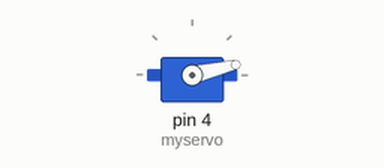
Recording of a program running on a simulated Teensy 3. Shown: servo.

Above: at 0.05 s.
At 1.3 s:
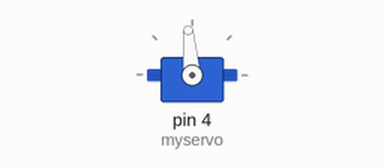
At 2.55 s:
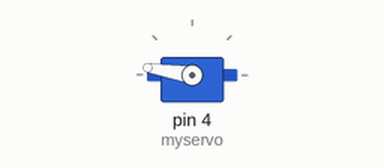
At 5.1 s:
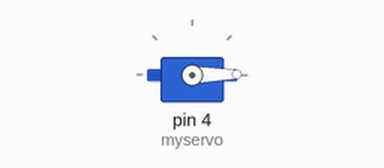
Timing chart, 0 to 6.6 s (numbered marks = the images above):
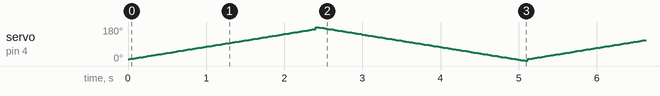

The program:

main.cpp
```cpp
#include <Arduino.h>
#include <Servo.h>

Servo myservo;  // create servo object to control a servo
                // a maximum of eight servo objects can be created

int pos = 0;    // variable to store the servo position


void servoTest();

void imuTest();

void setup() {
  myservo.attach(4);  // attaches the servo on pin 4
  Serial1.begin(9600);
  Serial2.begin(9600);
}

void loop() {
  servoTest();
  imuTest();
}

void servoTest() {
  for(pos = 10; pos < 170; pos += 1)  // goes from 10 degrees to 170 degrees
  {                                  // in steps of 1 degree
    myservo.write(pos);              // tell servo to go to position in variable 'pos'
    delay(15);                       // waits 15ms for the servo to reach the position
  }
  for(pos = 180; pos>=1; pos-=1)     // goes from 180 degrees to 0 degrees
  {
    myservo.write(pos);              // tell servo to go to position in variable 'pos'
    delay(15);                       // waits 15ms for the servo to reach the position
  }
}

void imuTest() {
  int incomingByte;
  if(Serial1.available() > 0) {
    incomingByte = Serial1.read();
    Serial1.print("UART 1 received:");
    Serial1.println(incomingByte, DEC);
  }
  if(Serial2.available() > 0) {
    incomingByte = Serial2.read();
    Serial2.print("UART 2 received:");
    Serial2.println(incomingByte, DEC);
  }
}
```
